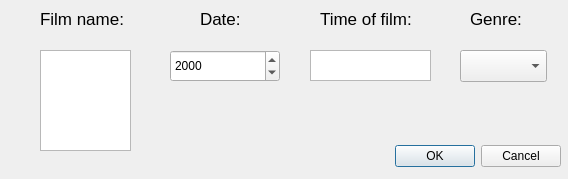
<?xml version="1.0" encoding="UTF-8"?>
<ui version="4.0">
 <class>EditWin</class>
 <widget class="QDialog" name="EditWin">
  <property name="geometry">
   <rect>
    <x>0</x>
    <y>0</y>
    <width>568</width>
    <height>179</height>
   </rect>
  </property>
  <property name="windowTitle">
   <string>Editor</string>
  </property>
  <widget class="QDialogButtonBox" name="buttonBox">
   <property name="geometry">
    <rect>
     <x>30</x>
     <y>140</y>
     <width>531</width>
     <height>32</height>
    </rect>
   </property>
   <property name="orientation">
    <enum>Qt::Horizontal</enum>
   </property>
   <property name="standardButtons">
    <set>QDialogButtonBox::Cancel|QDialogButtonBox::Ok</set>
   </property>
  </widget>
  <widget class="QLabel" name="label">
   <property name="geometry">
    <rect>
     <x>40</x>
     <y>10</y>
     <width>91</width>
     <height>18</height>
    </rect>
   </property>
   <property name="font">
    <font>
     <pointsize>13</pointsize>
    </font>
   </property>
   <property name="text">
    <string>Film name:</string>
   </property>
  </widget>
  <widget class="QLabel" name="label_2">
   <property name="geometry">
    <rect>
     <x>200</x>
     <y>10</y>
     <width>91</width>
     <height>18</height>
    </rect>
   </property>
   <property name="font">
    <font>
     <pointsize>13</pointsize>
    </font>
   </property>
   <property name="text">
    <string>Date:</string>
   </property>
  </widget>
  <widget class="QLabel" name="label_3">
   <property name="geometry">
    <rect>
     <x>320</x>
     <y>10</y>
     <width>101</width>
     <height>18</height>
    </rect>
   </property>
   <property name="font">
    <font>
     <pointsize>13</pointsize>
    </font>
   </property>
   <property name="text">
    <string>Time of film:</string>
   </property>
  </widget>
  <widget class="QLabel" name="label_4">
   <property name="geometry">
    <rect>
     <x>470</x>
     <y>10</y>
     <width>51</width>
     <height>18</height>
    </rect>
   </property>
   <property name="font">
    <font>
     <pointsize>13</pointsize>
    </font>
   </property>
   <property name="text">
    <string>Genre:</string>
   </property>
  </widget>
  <widget class="QTextEdit" name="name_of_film">
   <property name="geometry">
    <rect>
     <x>40</x>
     <y>50</y>
     <width>91</width>
     <height>101</height>
    </rect>
   </property>
  </widget>
  <widget class="QDateEdit" name="date_of_film">
   <property name="geometry">
    <rect>
     <x>170</x>
     <y>50</y>
     <width>110</width>
     <height>32</height>
    </rect>
   </property>
   <property name="displayFormat">
    <string>yyyy</string>
   </property>
  </widget>
  <widget class="QComboBox" name="genre_of_film">
   <property name="geometry">
    <rect>
     <x>460</x>
     <y>50</y>
     <width>87</width>
     <height>32</height>
    </rect>
   </property>
  </widget>
  <widget class="QTextEdit" name="time_of_film">
   <property name="geometry">
    <rect>
     <x>310</x>
     <y>50</y>
     <width>121</width>
     <height>31</height>
    </rect>
   </property>
  </widget>
 </widget>
 <resources/>
 <connections>
  <connection>
   <sender>buttonBox</sender>
   <signal>accepted()</signal>
   <receiver>EditWin</receiver>
   <slot>accept()</slot>
   <hints>
    <hint type="sourcelabel">
     <x>248</x>
     <y>254</y>
    </hint>
    <hint type="destinationlabel">
     <x>157</x>
     <y>274</y>
    </hint>
   </hints>
  </connection>
  <connection>
   <sender>buttonBox</sender>
   <signal>rejected()</signal>
   <receiver>EditWin</receiver>
   <slot>reject()</slot>
   <hints>
    <hint type="sourcelabel">
     <x>316</x>
     <y>260</y>
    </hint>
    <hint type="destinationlabel">
     <x>286</x>
     <y>274</y>
    </hint>
   </hints>
  </connection>
 </connections>
</ui>
